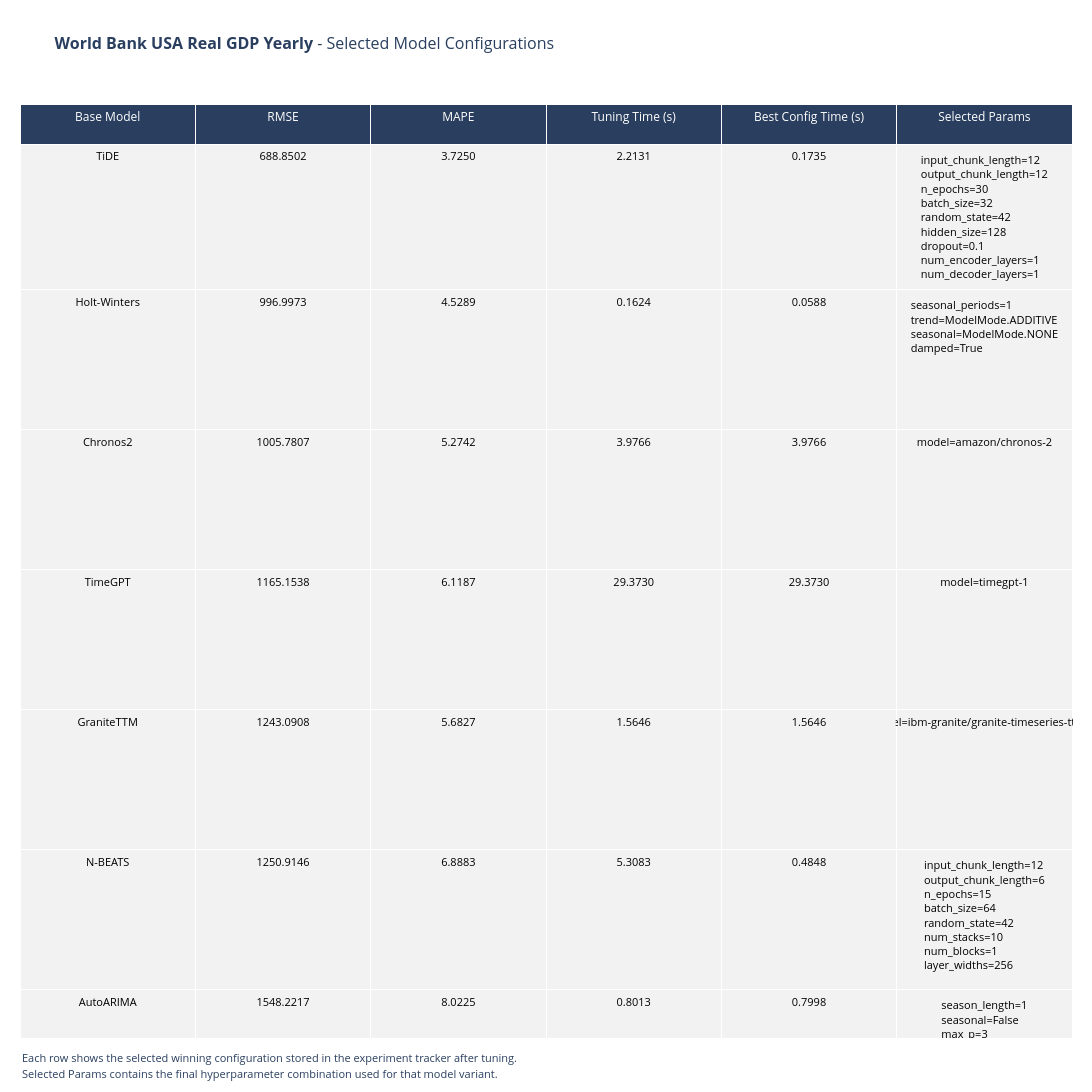

The cell this chart's notebook holds for it:
### Code cell
# 10. Selected winning model configurations

selected_params_df = build_selected_params_df(tracker)

fig_selected_params = plot_selected_params_table(
    selected_params_df,
    DATASET_NAME,
)

if fig_selected_params:
    fig_selected_params.show()

### Figure 1 — Plotly figure (JSON) as saved in the notebook; plotly's stock layout.template omitted (floating-point values rounded to 4 significant figures)
{"data": [{"cells": {"align": "center", "fill": {"color": [["#f2f2f2", "#f2f2f2", "#f2f2f2", "#f2f2f2", "#f2f2f2", "#f2f2f2", "#f2f2f2", "#f2f2f2", "#f2f2f2"], ["#f2f2f2", "#f2f2f2", "#f2f2f2", "#f2f2f2", "#f2f2f2", "#f2f2f2", "#f2f2f2", "#f2f2f2", "#f2f2f2"], ["#f2f2f2", "#f2f2f2", "#f2f2f2", "#f2f2f2", "#f2f2f2", "#f2f2f2", "#f2f2f2", "#f2f2f2", "#f2f2f2"], ["#f2f2f2", "#f2f2f2", "#f2f2f2", "#f2f2f2", "#f2f2f2", "#f2f2f2", "#f2f2f2", "#f2f2f2", "#f2f2f2"], ["#f2f2f2", "#f2f2f2", "#f2f2f2", "#f2f2f2", "#f2f2f2", "#f2f2f2", "#f2f2f2", "#f2f2f2", "#f2f2f2"], ["#f2f2f2", "#f2f2f2", "#f2f2f2", "#f2f2f2", "#f2f2f2", "#f2f2f2", "#f2f2f2", "#f2f2f2", "#f2f2f2"]]}, "font": {"color": "black", "size": 11}, "format": [null, ".4f", ".4f", ".4f", ".4f", null], "height": 140, "values": [["TiDE", "Holt-Winters", "Chronos2", "TimeGPT", "GraniteTTM", "N-BEATS", "AutoARIMA", "Prophet", "TFT"], [688.9, 997.0, 1006.0, 1165.0, 1243.0, 1251.0, 1548.0, 1623.0, 5973.0], [3.725, 4.529, 5.274, 6.119, 5.683, 6.888, 8.022, 8.495, 34.01], [2.213, 0.1624, 3.977, 29.37, 1.565, 5.308, 0.8013, 4.856, 8.03], [0.1735, 0.0588, 3.977, 29.37, 1.565, 0.4848, 0.7998, 1.108, 0.8835], ["input_chunk_length=12<br>output_chunk_length=12<br>n_epochs=30<br>batch_size=32<br>random_state=42<br>hidden_size=128<br>dropout=0.1<br>num_encoder_layers=1<br>num_decoder_layers=1", "seasonal_periods=1<br>trend=ModelMode.ADDITIVE<br>seasonal=ModelMode.NONE<br>damped=True", "model=amazon/chronos-2", "model=timegpt-1", "model=ibm-granite/granite-timeseries-ttm-r1", "input_chunk_length=12<br>output_chunk_length=6<br>n_epochs=15<br>batch_size=64<br>random_state=42<br>num_stacks=10<br>num_blocks=1<br>layer_widths=256", "season_length=1<br>seasonal=False<br>max_p=3<br>max_q=3<br>stepwise=True", "seasonality_mode=additive<br>changepoint_prior_scale=0.5", "input_chunk_length=24<br>output_chunk_length=6<br>n_epochs=30<br>batch_size=32<br>random_state=42<br>hidden_size=32<br>lstm_layers=1<br>num_attention_heads=4<br>dropout=0.1<br>add_relative_index=True"]]}, "header": {"align": "center", "fill": {"color": "#2a3f5f"}, "font": {"color": "white", "size": 12}, "height": 40, "values": ["Base Model", "RMSE", "MAPE", "Tuning Time (s)", "Best Config Time (s)", "Selected Params"]}, "type": "table"}], "layout": {"annotations": [{"align": "left", "showarrow": false, "text": "<span style='font-size:11px'>Each row shows the selected winning configuration stored in the experiment tracker after tuning.</span>", "x": 0, "xanchor": "left", "xref": "paper", "y": 0, "yanchor": "top", "yref": "paper", "yshift": -10}, {"align": "left", "showarrow": false, "text": "<span style='font-size:11px'>Selected Params contains the final hyperparameter combination used for that model variant.</span>", "x": 0, "xanchor": "left", "xref": "paper", "y": 0, "yanchor": "top", "yref": "paper", "yshift": -26}], "height": 1482, "margin": {"b": 54, "l": 20, "r": 20, "t": 104}, "title": {"font": {"size": 16}, "pad": {"b": 6, "t": 10}, "text": "<b>World Bank USA Real GDP Yearly</b> - Selected Model Configurations", "y": 0.975, "yanchor": "top"}, "width": 1700}}
